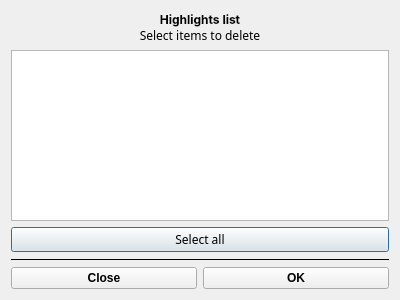
<?xml version="1.0" encoding="UTF-8"?>
<ui version="4.0">
 <class>highlightsListDialog</class>
 <widget class="QDialog" name="highlightsListDialog">
  <property name="geometry">
   <rect>
    <x>0</x>
    <y>0</y>
    <width>400</width>
    <height>300</height>
   </rect>
  </property>
  <property name="windowTitle">
   <string>Dialog</string>
  </property>
  <layout class="QVBoxLayout" name="verticalLayout">
   <item>
    <widget class="QLabel" name="label">
     <property name="sizePolicy">
      <sizepolicy hsizetype="Preferred" vsizetype="Maximum">
       <horstretch>0</horstretch>
       <verstretch>0</verstretch>
      </sizepolicy>
     </property>
     <property name="font">
      <font>
       <weight>50</weight>
       <bold>false</bold>
      </font>
     </property>
     <property name="text">
      <string>&lt;font face=&quot;Inter&quot;&gt;&lt;b&gt;Highlights list&lt;/b&gt;&lt;/font&gt;&lt;font face=&quot;u001&quot;&gt;&lt;br&gt;Select items to delete&lt;/br&gt;&lt;/font&gt;</string>
     </property>
     <property name="alignment">
      <set>Qt::AlignCenter</set>
     </property>
    </widget>
   </item>
   <item>
    <layout class="QGridLayout" name="gridLayout">
     <item row="1" column="0">
      <widget class="QListWidget" name="listWidget"/>
     </item>
     <item row="2" column="0">
      <widget class="QPushButton" name="selectAllBtn">
       <property name="font">
        <font>
         <family>U001</family>
        </font>
       </property>
       <property name="text">
        <string>Select all</string>
       </property>
      </widget>
     </item>
    </layout>
   </item>
   <item>
    <widget class="Line" name="line">
     <property name="frameShadow">
      <enum>QFrame::Plain</enum>
     </property>
     <property name="orientation">
      <enum>Qt::Horizontal</enum>
     </property>
    </widget>
   </item>
   <item>
    <layout class="QGridLayout" name="gridLayout_2">
     <item row="1" column="1">
      <widget class="QPushButton" name="okBtn">
       <property name="font">
        <font>
         <weight>75</weight>
         <bold>true</bold>
        </font>
       </property>
       <property name="text">
        <string>OK</string>
       </property>
      </widget>
     </item>
     <item row="1" column="0">
      <widget class="QPushButton" name="cancelBtn">
       <property name="font">
        <font>
         <weight>75</weight>
         <bold>true</bold>
        </font>
       </property>
       <property name="text">
        <string>Close</string>
       </property>
      </widget>
     </item>
    </layout>
   </item>
  </layout>
 </widget>
 <resources/>
 <connections/>
</ui>
